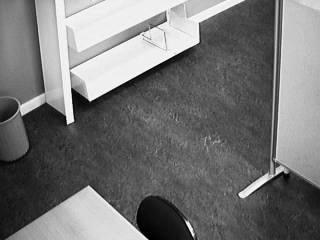
//> input picture OpenCV_programs/Exercises/Video_segmentation_exercise/MyOpenCV/OpenCV_test3/bin.png, 320 x 240 px
$ ./Image   (built with g++ and OpenCV 4)
//> lines starting //> are read from the running program, lines starting //| are printed output that depends on the picture
#include <opencv2/highgui/highgui.hpp>
#include <opencv2/imgproc/imgproc.hpp>
#include <opencv2/core/core.hpp>
#include <iostream>
#include <string>

using namespace cv;
using namespace std;

void ImageDiff_simple();
void ImageDiff_video();

// [53 lines left out: function main, not called in this run]


void ImageDiff_simple()
{
	Mat src_img;
	Mat src2_img;
	Mat diff_img;
	src_img = imread("bin.png", 1);
//> src_img is the input picture: 240 rows x 320 cols, CV_8UC3; min 0, max 255, mean 117
	src2_img = imread("bin_v2.png", 1);
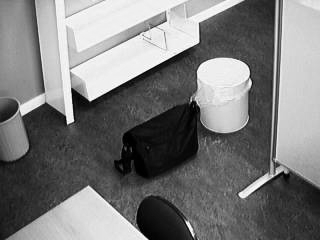
//> input picture OpenCV_programs/Exercises/Video_segmentation_exercise/MyOpenCV/OpenCV_test3/bin_v2.png, 320 x 240 px
//> src2_img is the input picture: 240 rows x 320 cols, CV_8UC3; min 0, max 254, mean 122.6

	cv::absdiff(src_img, src2_img, diff_img);
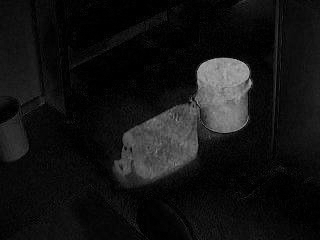
//> diff_img: 240 rows x 320 cols, CV_8UC3; min 0, max 183, mean 19.3

    imshow("Src1", src_img);
	imshow("Src2", src2_img);
	imshow("Diff", diff_img);
}

// [43 lines left out: function ImageDiff_video, not called in this run]

// added to run one function of the file
int main() { ImageDiff_simple(); }
